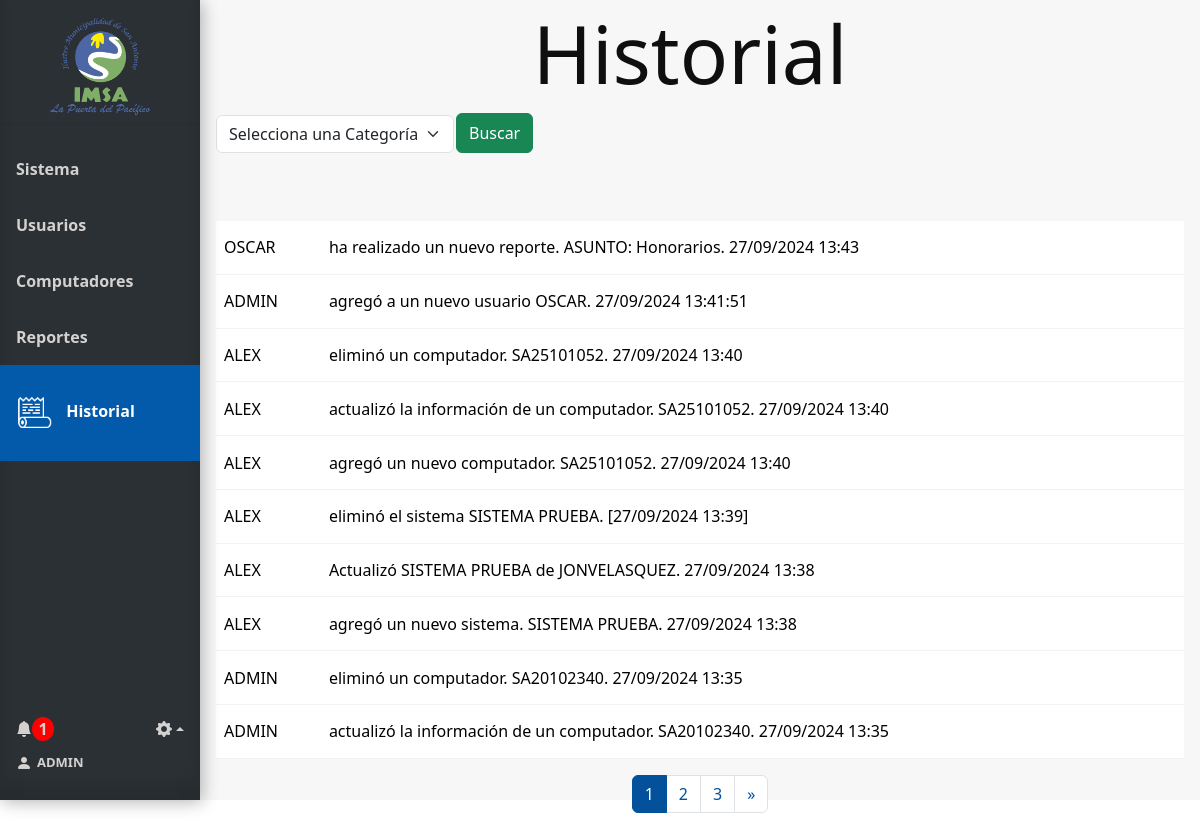
/historial (signed in), run on an earlier commit of the app's database.
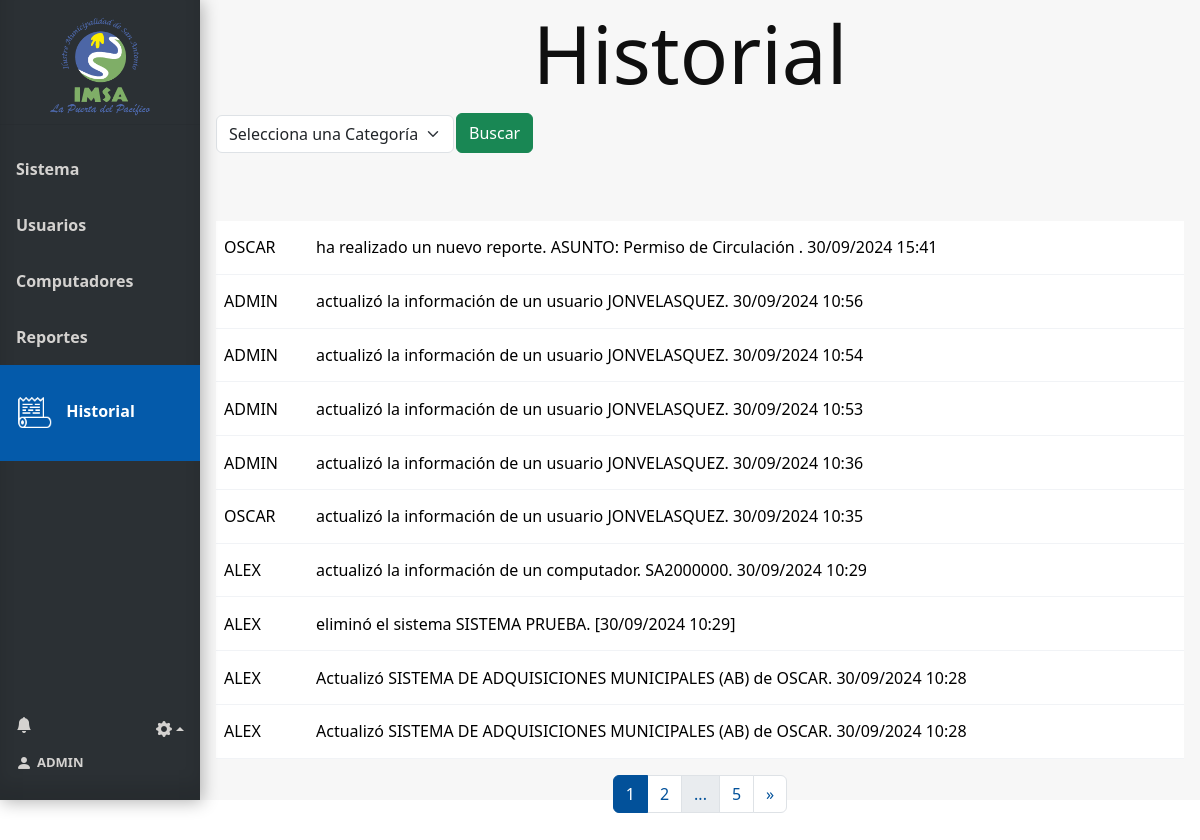
And on a later commit of the database.
### tables this page shows
CREATE TABLE Historial (
    Id_historial INTEGER PRIMARY KEY AUTOINCREMENT,
    usuario_historial VARCHAR(100),
    descripcion VARCHAR(100),
    fecha VARCHAR(100),
    id_categoria INTEGER,
    FOREIGN KEY (id_categoria) REFERENCES Categoria_Historial(id_categoria)
);

### app.py (the view)
@app.route('/historial', methods=['GET'])
@login_required
def historial():
    conn = get_db_connection()
    user = current_user
    num_notificaciones_totales = get_total_notifications(user.id)
    info_notificaciones = get_info_notifications(user.id)
    page = request.args.get('page', 1, type=int)
    per_page = 10
    try:
        categoria_id = request.args.get('categoria')
        categorias = conn.execute("SELECT * FROM Categoria_historial").fetchall()
        historial_data = []
        total_records = 0
        if categoria_id:
            params = []
            query = '''
            SELECT Historial.*, Categoria_historial.nombre_categoria
            FROM Historial
            INNER JOIN Categoria_historial ON Categoria_historial.id_categoria = Historial.id_categoria
            WHERE 1=1
            '''
            query += ' AND Historial.id_categoria = ? ORDER BY fecha DESC'
            params.append(categoria_id)
            total_records = conn.execute(query, params).fetchall()
            total_records = len(total_records)
            offset = (page - 1) * per_page
            query += " LIMIT ? OFFSET ?"
            params += [per_page, offset]
            historial_data = conn.execute(query, params).fetchall()
            categoria_nombre = conn.execute('SELECT nombre_categoria FROM Categoria_historial WHERE id_categoria = ?', (categoria_id,)).fetchone()
        else:
            historial_data = conn.execute("SELECT * FROM Historial ORDER BY fecha DESC LIMIT ? OFFSET ?", (per_page, (page - 1) * per_page)).fetchall()
            total_records = conn.execute("SELECT COUNT(*) FROM Historial").fetchone()[0]
        total_pages = (total_records // per_page) + (1 if total_records % per_page > 0 else 0)
        start_page = max(1, page - 1)
        end_page = min(total_pages, page + 1)
        return render_template('historial.html',
                                historial_data=historial_data,
                                categorias=categorias,
                                categoria_nombre=categoria_nombre if categoria_id else None,
                                user=user,
                                num_notificaciones_totales=num_notificaciones_totales,
                                info_notificaciones=info_notificaciones,
                                total=total_records,
                                per_page=per_page,
                                page=page,
                                start_page=start_page,
                                end_page=end_page,
                                total_pages=total_pages)
    except Exception as e:
        flash(f"Error: {str(e)}", "danger")
        return redirect(url_for('historial'))  # Redirigir en caso de error
    finally:
        conn.close()

### app.py (called while the page is built)
@login_manager.user_loader
def load_user(user_id):
    return Usuario.get_by_id(user_id)

def get_db_connection():
    conn = sqlite3.connect('database.db')
    conn.row_factory = sqlite3.Row
    return conn

def get_total_notifications(user_id):
    conn = get_db_connection()
    total_notifications = conn.execute(
        'SELECT COUNT(*) FROM Notificaciones WHERE id_usuario = ?  AND leido = false',
        (user_id,)
    ).fetchone()[0]
    conn.close()
    return total_notifications

def get_info_notifications(user_id):
    conn = get_db_connection()
    info_notifiaciones= conn.execute(
        'SELECT * FROM Notificaciones WHERE id_usuario = ? ORDER BY id_notificacion DESC LIMIT 6',
        (user_id,)
    ).fetchall()
    conn.close()
    return info_notifiaciones

### model.py (called while the page is built)
def get_db_connection():
    conn = sqlite3.connect('database.db')
    conn.row_factory = sqlite3.Row
    return conn

### templates/historial.html (shortened to what this page needs)
{% extends 'base.html' %}
{% block head %}
<link rel="stylesheet" href="{{ url_for('static', filename='css/style_historial.css') }}">
{% endblock %}
{% block content %}
<h1 class="block-effect" style="--td:0.3s">
    <div class="block-reveal" style="--bc: #2b3034; --d: 0.5s">Historial</div>
</h1>
<div class="head">
    <form method="get" action="{{ url_for('historial') }}" id="filtro-form">
        <div class="doble-filtro-sistema">
            <div>
                <div class="filtro">
                    <select class="form-select form-select-bg" name="categoria" aria-label="Selecciona una Categoría">
                        <option value="">Selecciona una Categoría</option>
                    </select>
                </div>
            </div>
            <button class="btn btn-success" type="button" id="filtro-boton">Buscar</button>
        </div>
    </form>
</div>
{% if historial_data %}
<table class="table table-hover">
    <tbody>
        {% for registro in historial_data %}
        <tr>
            <td>{{ registro['usuario_historial'] }}</td>
            <td>{{ registro['descripcion'] }}</td>
        </tr>
        {% endfor %}
    </tbody>
</table>
<nav aria-label="Page navigation example">
    <ul class="pagination justify-content-center">
        {% for p in range(start_page, end_page + 1) %}
        <li class="page-item {% if p == page %}active{% endif %}">
            <a class="page-link" href="{{ url_for('historial', page=p, categoria=request.args.get('categoria')) }}">{{ p
                }}</a>
        </li>
        {% endfor %}
        {% if end_page < total_pages %} {% if end_page < total_pages - 1 %} <li class="page-item disabled"><span
                class="page-link">...</span></li>
            {% endif %}
            <li class="page-item"><a class="page-link"
                    href="{{ url_for('historial', page=total_pages, categoria=request.args.get('categoria')) }}">{{
                    total_pages }}</a></li>
            {% endif %}
            {% if page < total_pages %} <li class="page-item">
                <a class="page-link"
                    href="{{ url_for('historial', page=page+1, categoria=request.args.get('categoria')) }}"
                    aria-label="Next">
                    <span aria-hidden="true">&raquo;</span>
                </a>
                </li>
                {% endif %}
    </ul>
    <br>
</nav>
{% else %}
<tr>
    <div class="alert alert-danger" role="alert">
        No existen registros.
    </div>
</tr>
{% endif %}
{% endblock %}

### templates/base.html (shortened to what this page needs)
<!doctype html>
<html lang="es">
<head>
  {% block head %} {% endblock %}
  <link rel="stylesheet" href="{{ url_for('static', filename='css/style_base.css') }}">
  <link href="https://cdn.jsdelivr.net/npm/bootstrap@5.3.3/dist/css/bootstrap.min.css" rel="stylesheet"
>
  <link href="https://cdn.jsdelivr.net/npm/bootstrap-icons/font/bootstrap-icons.css" rel="stylesheet">
</head>
<body>
  <div class="sidebar" style="display: flex; flex-direction: column; height: 100vh;">
    <div class="tituloMenu">
      <img src="{{ url_for('static', filename='img/logo.png') }}" alt="Logo-IMSA" width="100px">
    </div>
    <hr>
    <a href="{{ url_for('index') }}" class="slide_right {% if request.endpoint == 'index' %}active{% endif %}">
      <b id="menu-link">Sistema</b>
    </a>
    {% if session['id_tipo_usuario'] == 1 %}
    <a href="{{ url_for('usuarios') }}" class="slide_right {% if request.endpoint == 'usuarios' %}active{% endif %}">
      <b id="menu-link">Usuarios</b>
    </a>
    {% endif %}
    <a href="{{ url_for('computadores') }}"
      class="slide_right {% if request.endpoint == 'computadores' %}active{% endif %}">
      <b id="menu-link">Computadores</b>
    </a>
    {% if session['id_tipo_usuario'] == 1 %}
    <a href="{{ url_for('reportes') }}" class="slide_right {% if request.endpoint == 'reportes' %}active{% endif %}">
      <b id="menu-link">Reportes</b>
      {% endif %}
    </a>
    <a href="{{ url_for('historial') }}" class="slide_right {% if request.endpoint == 'historial' %}active{% endif %}">
      <img id="icon-historial" class="menu-icon {% if request.endpoint == 'historial' %}show{% endif %}"
        src="{{ url_for('static', filename='img/icon-historial.png') }}" alt="icon-documentos">
      <b id="menu-link">Historial</b>
    </a>
    <div class="menuAbajo">
      <div class="ajuste_notificacion">
        <div class="notificacion">
          <a href="" class="icon" data-bs-toggle="modal" data-bs-target="#ModalNotifiaciones" style="text-decoration: none;">
            <i class="bi bi-bell-fill" style="display: flex; align-items: center;"></i>
            <div>
              {% if num_notificaciones_totales > 0 %}
              <strong id="numero_notificacion">{{ num_notificaciones_totales }}</strong>
              {% endif %}
            </div>
          </a>
        </div>
        <div class="ajustes btn-group dropup">
          <a href="" class="dropdown-toggle icon" data-bs-toggle="dropdown" aria-expanded="false">
            <i class="bi bi-gear-fill"></i></a>
        </div>
      </div>
      <div class="bodyCuenta">
        <a href="{{ url_for('cuenta') }}" id="cuenta">
          <i class="bi bi-person-fill" style="margin-right: 5px;"></i>
          <b style="font-size: small;"> {{ user.nombre_usuario}}</b>
        </a>
      </div>
    </div>
  </div>
  <div class="content">
    {% block content %}
    {% endblock %}
  </div>
</body>
</html>

What changed in the data, as far as the page shows it:
no longer on this page (row unchanged): Historial: usuario_historial "OSCAR", descripcion "ha realizado un nuevo reporte. ASUNTO: Honorarios. 27/09/2024 13:43"
no longer on this page (row unchanged): Historial: usuario_historial "ADMIN", descripcion "agregó a un nuevo usuario OSCAR. 27/09/2024 13:41:51"
no longer on this page (row unchanged): Historial: usuario_historial "ALEX", descripcion "eliminó un computador. SA25101052. 27/09/2024 13:40"
no longer on this page (row unchanged): Historial: usuario_historial "ALEX", descripcion "actualizó la información de un computador. SA25101052. 27/09/2024 13:40"
no longer on this page (row unchanged): Historial: usuario_historial "ALEX", descripcion "agregó un nuevo computador. SA25101052. 27/09/2024 13:40"
no longer on this page (row unchanged): Historial: usuario_historial "ALEX", descripcion "eliminó el sistema SISTEMA PRUEBA. [27/09/2024 13:39]"
no longer on this page (row unchanged): Historial: usuario_historial "ALEX", descripcion "Actualizó SISTEMA PRUEBA de JONVELASQUEZ. 27/09/2024 13:38"
no longer on this page (row unchanged): Historial: usuario_historial "ALEX", descripcion "agregó un nuevo sistema. SISTEMA PRUEBA. 27/09/2024 13:38"
no longer on this page (row unchanged): Historial: usuario_historial "ADMIN", descripcion "eliminó un computador. SA20102340. 27/09/2024 13:35"
no longer on this page (row unchanged): Historial: usuario_historial "ADMIN", descripcion "actualizó la información de un computador. SA20102340. 27/09/2024 13:35"
added Historial: usuario_historial "OSCAR", descripcion "ha realizado un nuevo reporte. ASUNTO: Permiso de Circulación . 30/09/2024 15:41"
added Historial: usuario_historial "ADMIN", descripcion "actualizó la información de un usuario JONVELASQUEZ. 30/09/2024 10:56"
added Historial: usuario_historial "ADMIN", descripcion "actualizó la información de un usuario JONVELASQUEZ. 30/09/2024 10:54"
added Historial: usuario_historial "ADMIN", descripcion "actualizó la información de un usuario JONVELASQUEZ. 30/09/2024 10:53"
added Historial: usuario_historial "ADMIN", descripcion "actualizó la información de un usuario JONVELASQUEZ. 30/09/2024 10:36"
added Historial: usuario_historial "OSCAR", descripcion "actualizó la información de un usuario JONVELASQUEZ. 30/09/2024 10:35"
added Historial: usuario_historial "ALEX", descripcion "actualizó la información de un computador. SA2000000. 30/09/2024 10:29"
added Historial: usuario_historial "ALEX", descripcion "eliminó el sistema SISTEMA PRUEBA. [30/09/2024 10:29]"
added Historial: usuario_historial "ALEX", descripcion "Actualizó SISTEMA DE ADQUISICIONES MUNICIPALES (AB) de OSCAR. 30/09/2024 10:28"
added Historial: usuario_historial "ALEX", descripcion "Actualizó SISTEMA DE ADQUISICIONES MUNICIPALES (AB) de OSCAR. 30/09/2024 10:28"
Also different on the page:
{{ total_pages }}: "3" → "5"
{{ num_notificaciones_totales }}: "1" → (not shown)
